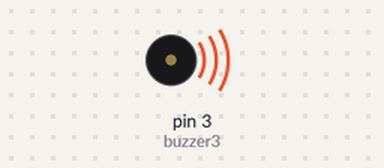
A sketch run on a simulated Arduino Uno, built with avr-gcc and run on an emulated ATmega328P. Shown: buzzer (waves = sounding, pin HIGH).

Above: at 0.2 s.
Timing chart, 0 to 3.0 s (numbered marks = the images above):
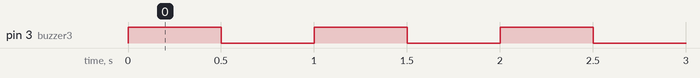

Measured:
- by itself, pin 3 (buzzer3): alternates HIGH for 0.50 s and LOW for 0.50 s

The sketch:

ders_2_buzzer_yakma.ino
```cpp
// BU KOD MUCİT AKADEMİSİ İÇİN EMRE DEMİRÖZ HOCA TARAFINDAN HAZIRLANMIŞTIR.
// Ders 2 - Buzzer Caldirma
// Amac: D3 pinine bagli buzzer'i caldirmak ve susturmak.

int buzzer3 = 3; // Buzzer D3 pinine bagli.

void setup() {
  // Buzzer pinini cikis olarak ayarliyoruz.
  pinMode(buzzer3, OUTPUT);
}

void loop() {
  // HIGH komutu buzzer'i caldirir.
  digitalWrite(buzzer3, HIGH);
  delay(500);

  // LOW komutu buzzer'i susturur.
  digitalWrite(buzzer3, LOW);
  delay(500);
}
```
